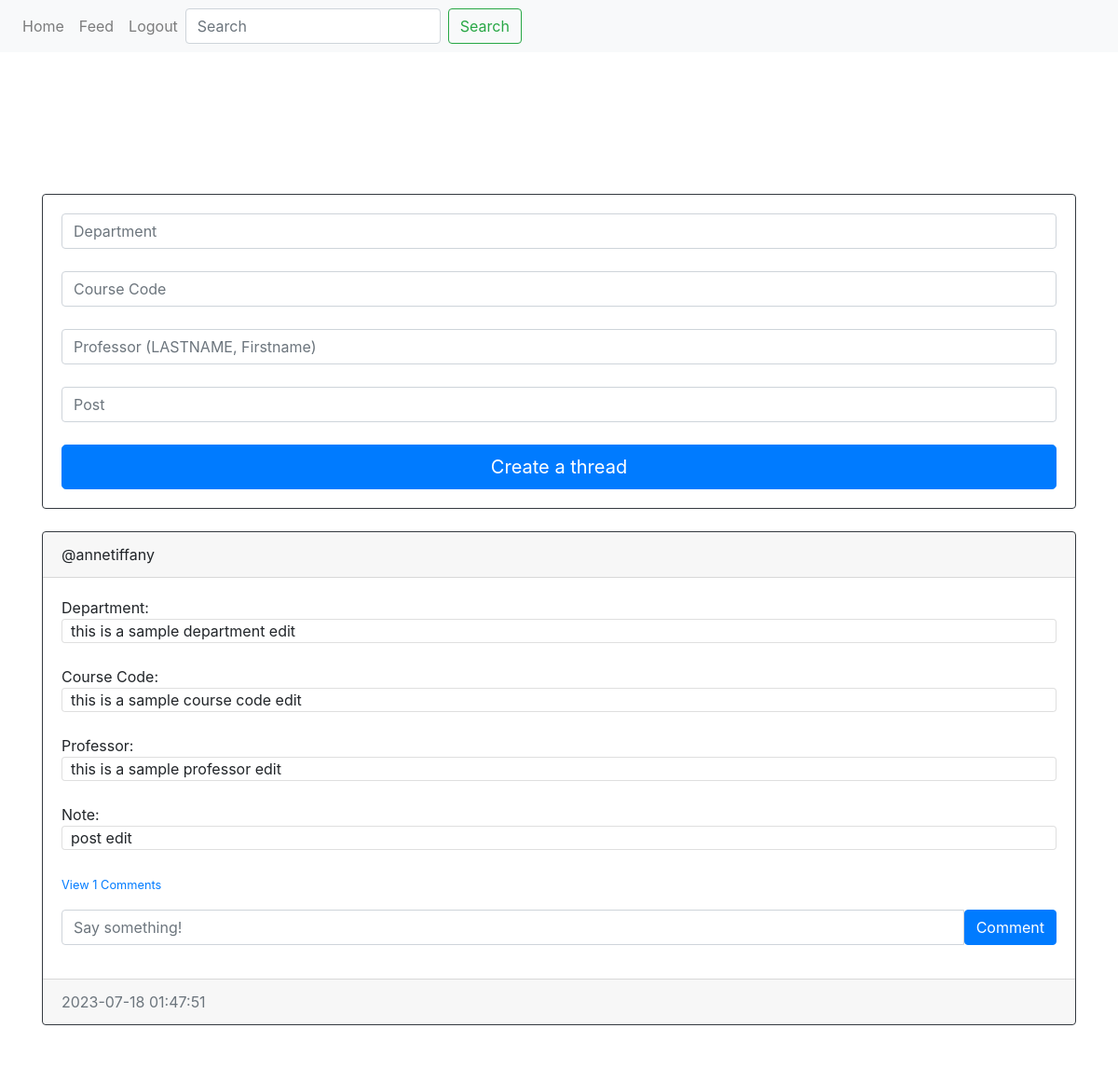
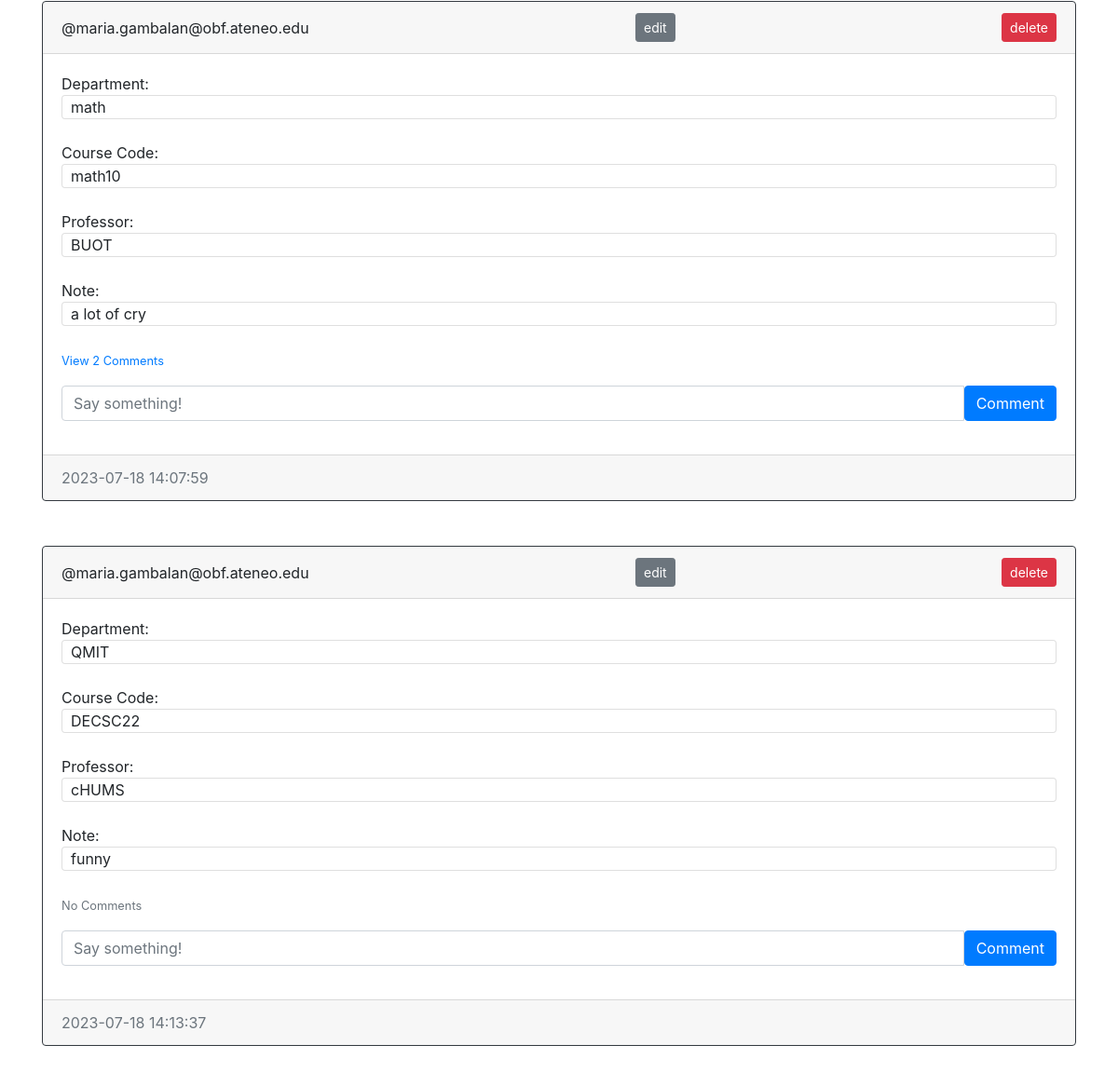
Page /feed (signed in) on the committed database (2 pictures, top to bottom).
### website/models.py (models this page shows)
class Post(db.Model):
    id = db.Column(db.Integer, primary_key=True)
    department = db.Column(db.String(100))
    course_code = db.Column(db.String(100))
    professor = db.Column(db.String(100))
    post = db.Column(db.String(10000))
    date = db.Column(db.DateTime(timezone=True), default=func.now())
    author = db.Column(db.Integer, db.ForeignKey('user.id', ondelete="CASCADE"), nullable=False)
    comments = db.relationship('Comment', backref='post', passive_deletes=True)

class User(db.Model, UserMixin):
    id = db.Column(db.Integer, primary_key=True)
    email = db.Column(db.String(150), unique=True)
    username = db.Column(db.String(150), unique=True)
    password = db.Column(db.String(150))
    first_name = db.Column(db.String(150))
    last_name = db.Column(db.String(150))
    date = db.Column(db.DateTime(timezone=True), default=func.now())
    posts = db.relationship('Post', backref='user', passive_deletes=True)
    comments = db.relationship('Comment', backref='user', passive_deletes=True)

### website/views.py (the view, shortened to what this page needs)
@views.route('/feed', methods=['GET','POST'])
@login_required
def feed():
    posts = Post.query.all()
    return render_template('feed.html', user=current_user, posts=posts)

### website/__init__.py (called while the page is built)
def create_app():
    app = Flask(__name__)
    app.config['SECRET_KEY'] = 'secretkey'
    app.config['SQLALCHEMY_DATABASE_URI'] = f'sqlite:///{DB_NAME}'
    db.init_app(app)
    from .views import views
    from .auth import auth
    app.register_blueprint(views, url_prefix="/")
    app.register_blueprint(auth, url_prefix="/")
    from .models import User, Post, Comment
    create_database(app)
    login_manager = LoginManager()
    login_manager.login_view = 'views.home'
    login_manager.init_app(app)
    @login_manager.user_loader
    def load_user(id):
        return User.query.get(int(id))
    return app

### website/templates/feed.html (shortened to what this page needs)
{% extends "base.html" %}
{% block content %}
  <link rel="stylesheet" type="text/css" href="{{ url_for('static', filename='feed.css') }}">
<br></br>
<h1 style="color: white; text-align: center;">Feed</h1>
<br></br>
<div class="card-body card border-dark">
<form method="POST">
  <input type="text" id="text" name="department" class="form-control" placeholder="Department" />
  <br />
  <input type="text" id="text" name="course_code" class="form-control" placeholder="Course Code" />
  <br />
  <input type="text" id="text" name="professor" class="form-control" placeholder="Professor (LASTNAME, Firstname)" />
  <br />
  <input name="post" id="text" class="form-control" placeholder="Post"></input>
  <br />
    <div align="center">
      <button type="submit" class="btn btn-lg btn-primary btn-block">Create a thread</button>
    </div>
  </form>
  </div>
<br />
<div id="post">
  {% for post in posts %}
  <div class="card border-dark">
    <div class="card-header d-flex justify-content-between align-items-center">
      <a>@{{ post.user.username }}</a>
      {% if user.id == post.author %}
        <a href="/edit-post/{{post.id}}" class="btn btn-secondary btn-sm">edit</a>
        <a href="/delete-post/{{post.id}}" class="btn btn-danger btn-sm">delete</a>
      {% endif %}
    </div>
    <div class="card-body">
      <div class="card-text">Department:</div>
      <div class="card-text card border-medium">&nbsp; {{ post.department }}</div>
      <br>
      <div class="card-text">Course Code:</div>
      <div class="card-text card border-medium">&nbsp; {{ post.course_code }}</div>
      <br>
      <div class="card-text">Professor:</div>
      <div class="card-text card border-medium">&nbsp; {{ post.professor }}</div>
      <br>
      <div class="card-text">Note:</div>
      <div class="card-text card border-medium">&nbsp; {{ post.post }}</div>
      <br>
      <p class="card-text">
        {% if post.comments|length > 0 %}
        <a data-toggle="collapse" href="#comments-{{post.id}}" role="button">
          <small>View {{post.comments|length}} Comments</small>
        </a>
        {% else %}
        <small class="text-muted">No Comments</small>
        {% endif %}
      </p>
      <form class="input-group mb-3" method='POST' action="/comment/{{post.id}}">
        <input type="text" id="text" name="comment" class="form-control" placeholder="Say something!" />
        <button type="submit" class="btn btn-primary">Comment</button>
      </form>
    </div>
    <div class="card-footer text-muted">
      {{ post.date }}
    </div>
  </div>
  <br />
  <br />
  {% endfor %}
</div>
</div>
{% endblock %}

### website/templates/base.html (shortened to what this page needs)
<!DOCTYPE html>
<html>
    <head>
        <link
          rel="stylesheet"
          href="https://stackpath.bootstrapcdn.com/bootstrap/4.4.1/css/bootstrap.min.css"
        />
        <link
          rel="stylesheet"
          href="https://stackpath.bootstrapcdn.com/font-awesome/4.7.0/css/font-awesome.min.css"
        />
    </head>
    <body>
        <nav class="navbar navbar-expand-lg navbar-light bg-light">
            <div class="collapse navbar-collapse" id="navbar">
              <div class="navbar-nav">
                <a class="nav-item nav-link" id="home" href="/">Home</a>
                {% if user.is_authenticated %}
                <a class="nav-item nav-link" id="landing" href="/feed">Feed</a>
                <a class="nav-item nav-link" id="logout" href="/logout">Logout</a>
                {% else %}
                <a class="nav-item nav-link" id="login" href="/login">Login</a>
                <a class="nav-item nav-link" id="sign-up" href="/sign-up">Sign Up</a>
                {% endif %}
              </div>
              {% if user.is_authenticated %}
              <form class="form-inline my-2 my-lg-0" method="GET" action="{{ url_for('search') }}">
                <input class="form-control mr-sm-2" type="search" placeholder="Search" aria-label="Search" name="query">
                <button class="btn btn-outline-success my-2 my-sm-0" type="submit">Search</button>
                {% endif %}
            </form>
            </div>
          </nav>
          <div class="container">
            {% block content %}{% endblock %}
    </body>
</html>

### website/static/feed.css (style rules this page uses)
body { background-image: url('/static/images/background.jpg'); background-repeat: no-repeat; background-size: cover; background-attachment: fixed; }

### rows in the picture
Post: user.username "annetiffany", department "this is a sample department edit", course_code "this is a sample course code edit", professor "this is a sample professor edit", post "post edit", comments|length "1", date "2023-07-18 01:47:51"
Post: user.username "maria.gambalan@obf.ateneo.edu", department "math", course_code "math10", professor "BUOT", post "a lot of cry", comments|length "2", date "2023-07-18 14:07:59"
Post: user.username "maria.gambalan@obf.ateneo.edu", department "QMIT", course_code "DECSC22", professor "cHUMS", post "funny", shows "No Comments", date "2023-07-18 14:13:37"
